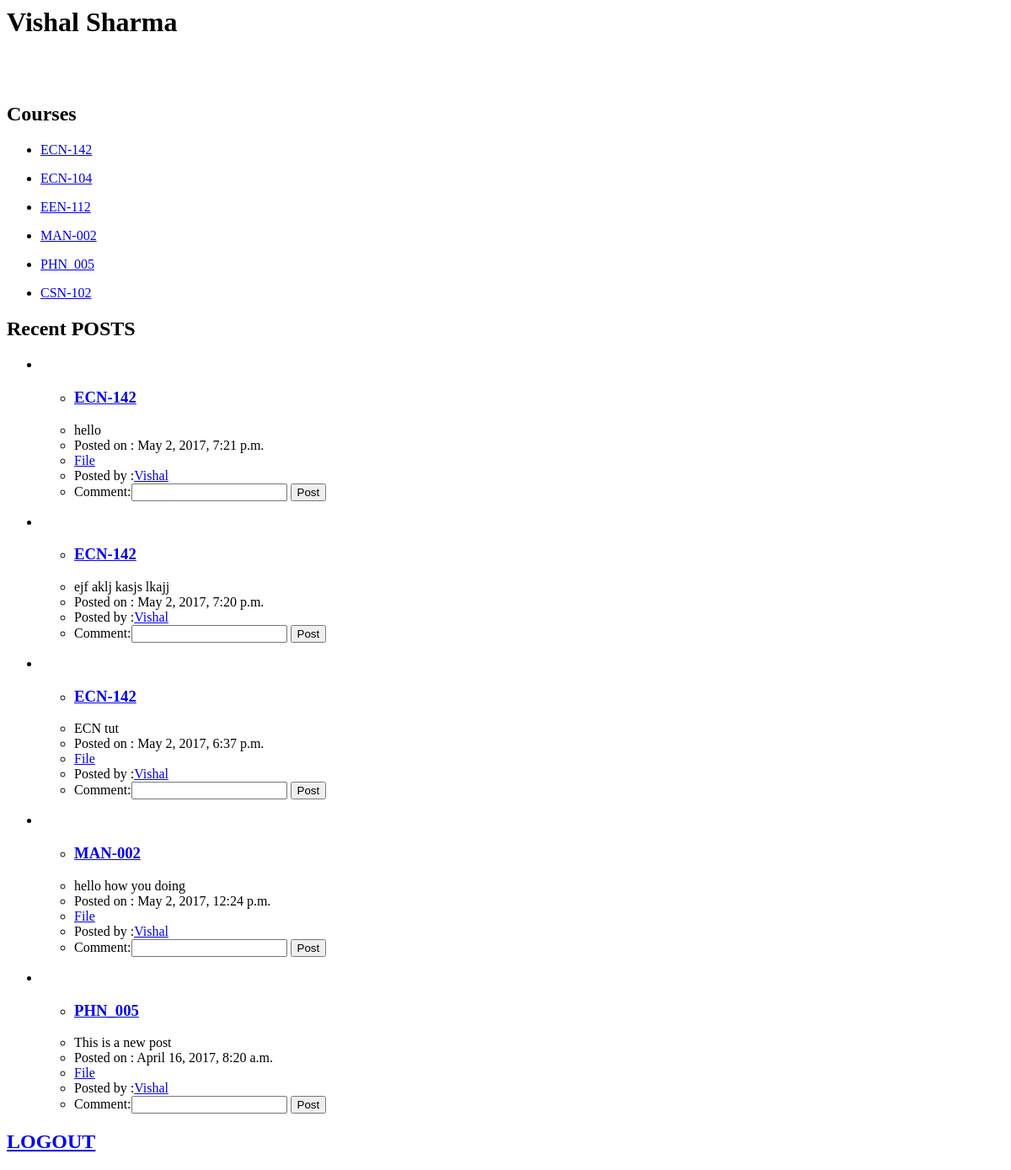
Page /lectut/profile/ (signed in) on the earlier database version.
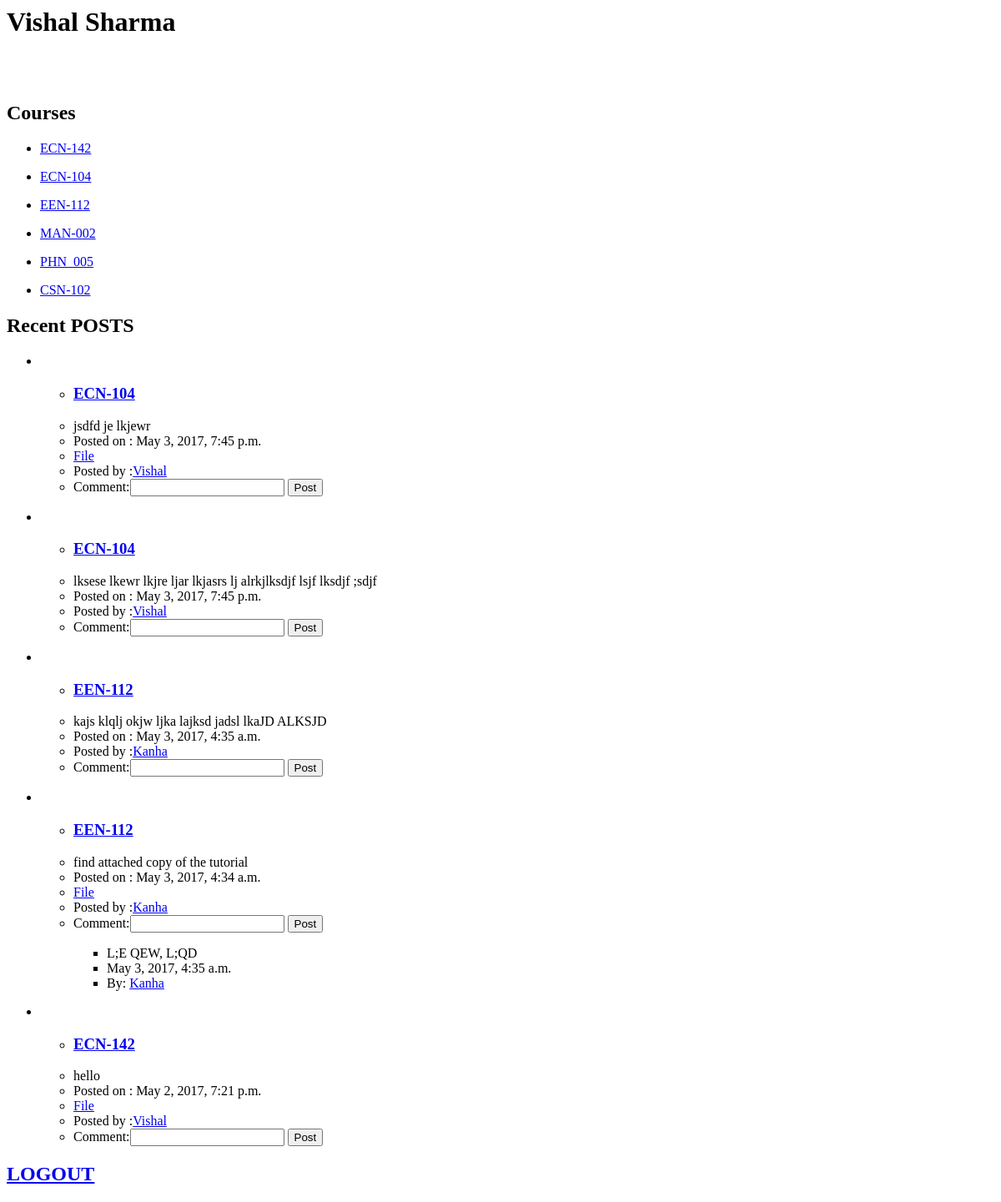
Same page on the later database version.
### lectut/models.py (models this page shows, shortened)
class Course(models.Model):
    courseName = models.CharField(max_length=200)

class Post(models.Model):
    post = models.CharField(max_length=300)
    poster = models.CharField(max_length=200)
    docfile = models.FileField(upload_to='documents/%Y/%m/%d', blank=True, null=True)
    pub_time = models.DateTimeField(auto_now_add=True)
    course = models.ForeignKey(Course, on_delete=models.CASCADE)
    likes = models.ManyToManyField(User, related_name='likes')
    unlikes = models.ManyToManyField(User, related_name='unlikes')

class Comment(models.Model):
    comment = models.CharField(max_length=200)
    pub_time = models.DateTimeField(auto_now_add=True)
    commenter = models.CharField(max_length=200)
    post = models.ForeignKey(Post, on_delete=models.CASCADE)

### lectut/views.py (the view, shortened to what this page needs)
# urls.py: url(r'^profile/(?P<course_id>[0-9]+)/course/$', views.coursepage, name='coursepage'),
def profile(request ):
    if request.user.is_authenticated():
        user = request.user
        latest_post = Post.objects.order_by('-pub_time')[:5]
        form2 = CommentForm()
        if(hasattr(user, 'student')):
            student = user.student
            list1 = student.courses.all()
            postlist = []
            recentpostlist = [];
            for course in list1:
                post = course.post_set.all()
                for pos in post:
                    postlist.append(pos)
            recentpostlist = sorted(postlist, key=lambda x: x.pub_time, reverse=True)[:5]
            return render(request, 'lectut/profile.html', {'user': student, 'latestpost':recentpostlist,'userid': user.id, 'form2':form2})
    else:
        messages.error(request, 'You have to login 1st')
        return HttpResponseRedirect(reverse('lectut:index'))

### lectut/forms.py
class CommentForm(forms.Form):
    Comment = forms.CharField(label='Comment', max_length=300)

### lectut/templates/lectut/profile.html (shortened to what this page needs)
<h1>{{ user.name }}</h1>
<h2>Courses</h2>
{% for course in user.courses.all %}
<ul>
	<li><a href="{% url 'lectut:coursepage' course.id %}">{{ course.courseName }}</a></li>
</ul>
{% endfor %}
<h2>Recent POSTS</h2>
{% for pos in latestpost %}
<ul>
	<li><ul><li><h3> <a href="{% url 'lectut:coursepage' pos.course.id %}">{{ pos.course.courseName }}</a></h3></li><li>{{ pos.post}}</li><li>Posted on : {{ pos.pub_time}}</li>
		{% if pos.docfile %} <li><a href="{{ pos.docfile.url }}">File</a></li>{% endif %}
		<li>Posted by :<a href="{% url 'lectut:userprofile' pos.poster %}">{{ pos.poster }}</a></li>
		<li><form action="{% url 'lectut:profilecommenting' pos.course.id pos.id%}" method="post">
			{{ form2 }}
			<input type="submit" value="Post" />
			</form>
			{% for com in pos.comment_set.all %}
			<ul>
				<li>{{ com.comment }}</li><li>{{ com.pub_time }}</li>
				<li>By: <a href="{% url 'lectut:userprofile' com.commenter %}">{{ com.commenter }}</a></li>
			</ul>
			{% endfor %}
		</li>
		</ul>
</ul>
{% endfor %}
<h2><a href="{% url 'lectut:logo' %}">LOGOUT</a></h2>

Differences in the rows shown:
no longer on this page (row unchanged): Post: course.courseName "ECN-142", post "ejf aklj kasjs lkajj", pub_time "May 2, 2017, 7:20 p.m.", poster "Vishal"
no longer on this page (row unchanged): Post: course.courseName "ECN-142", post "ECN tut", pub_time "May 2, 2017, 6:37 p.m.", poster "Vishal"
no longer on this page (row unchanged): Post: course.courseName "MAN-002", post "hello how you doing", pub_time "May 2, 2017, 12:24 p.m.", poster "Vishal"
no longer on this page (row unchanged): Post: course.courseName "PHN_005", post "This is a new post", pub_time "April 16, 2017, 8:20 a.m.", poster "Vishal"
added Post: course.courseName "ECN-104", post "jsdfd je lkjewr", pub_time "May 3, 2017, 7:45 p.m.", poster "Vishal"
added Post: course.courseName "ECN-104", post "lksese lkewr lkjre ljar lkjasrs lj alrkjlksdjf lsjf lksdjf ;sdjf", pub_time "May 3, 2017, 7:45 p.m.", poster "Vishal"
added Post: course.courseName "EEN-112", post "kajs klqlj okjw ljka lajksd jadsl lkaJD ALKSJD", pub_time "May 3, 2017, 4:35 a.m.", poster "Kanha"
added Post: course.courseName "EEN-112", post "find attached copy of the tutorial", pub_time "May 3, 2017, 4:34 a.m.", poster "Kanha"
added Comment: comment "L;E QEW, L;QD", pub_time "May 3, 2017, 4:35 a.m.", commenter "Kanha"
